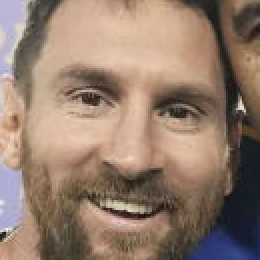
#> input picture dataset/cropped/lionel messie/lionel messi1.png, 130 x 130 px, found by its file name (shown 2 times larger); its folder holds only this picture in this run
$ python trainer.py
#> lines starting #> are read from the running program, lines starting #| are printed output that depends on the picture
import os
import cv2
import numpy as np
import json
import joblib
import pywt
from sklearn.svm import SVC
from sklearn.pipeline import Pipeline
from sklearn.preprocessing import StandardScaler
from sklearn.utils import shuffle
from collections import Counter

def w2d(img, mode='haar', level=1):
    imArray = cv2.cvtColor(img, cv2.COLOR_BGR2GRAY)
    imArray = np.float32(imArray) / 255.0
    coeffs = pywt.wavedec2(imArray, mode, level=level)
    coeffs_H = list(coeffs)
    coeffs_H[0] *= 0  # remove approximation
    imArray_H = pywt.waverec2(coeffs_H, mode)
    imArray_H = np.uint8(imArray_H * 255)
    return imArray_H

# Initialize data
X, y = [], []
class_dict = {}
dataset_path = "dataset/cropped"
class_id = 0

# Optional face detection setup (uncomment if needed)
# face_cascade = cv2.CascadeClassifier(cv2.data.haarcascades + "haarcascade_frontalface_default.xml")

print("📂 Preparing training data...")

for class_dir in os.listdir(dataset_path):
    class_path = os.path.join(dataset_path, class_dir)
    if not os.path.isdir(class_path):
        continue

    print(f"➡️ Processing class: {class_dir}")
    class_dict[class_dir] = class_id

    for file in os.listdir(class_path):
        img_path = os.path.join(class_path, file)
        img = cv2.imread(img_path)
#> img is the input picture: shape (130, 130, 3); mean B, G, R 109.1, 124.7, 147.6
        if img is None:
            print(f"⚠️ Failed to load image: {img_path}")
            continue

        try:
            # [7 lines of commented-out code are left out]

            if img.shape[2] != 3:
                print(f"⚠️ Skipping non-RGB image: {img_path}")
                continue

            scaled_raw_img = cv2.resize(img, (32, 32))
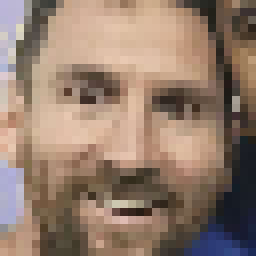
#> scaled_raw_img: shape (32, 32, 3) (shown 8 times larger); mean B, G, R 109, 124.6, 147.4
            img_har = w2d(img, 'db1', 5)
#> in w2d, `imArray = cv2.cvtColor(img, cv2.COLOR_BGR2GRAY)`:
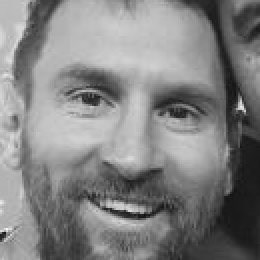
#> imArray: shape (130, 130) (shown 2 times larger); min 17, max 242, mean 129.8
#> in w2d, `coeffs = pywt.wavedec2(imArray, mode, level=level)`: coeffs = 6 items
#> in w2d, `imArray_H = pywt.waverec2(coeffs_H, mode)`:
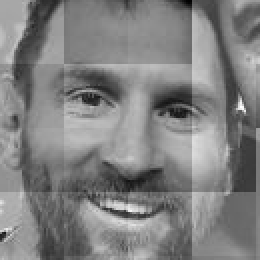
#> imArray_H: shape (130, 130) float32 (shown 2 times larger); min -0.529, max 0.518, mean 7.34e-10; drawn with min black and max white
#> in w2d, `imArray_H = np.uint8(imArray_H * 255)`:
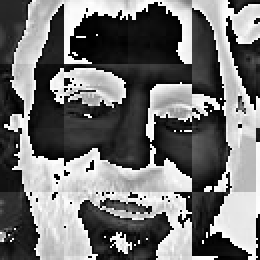
#> imArray_H: shape (130, 130) (shown 2 times larger); min 0, max 255, mean 114.5
            scaled_img_har = cv2.resize(img_har, (32, 32))
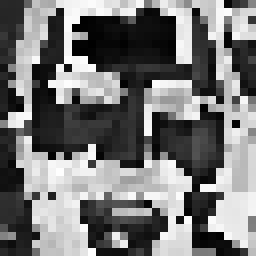
#> scaled_img_har: shape (32, 32) (shown 8 times larger); min 0, max 254, mean 117.5

            combined_img = np.vstack((
                scaled_raw_img.reshape(32 * 32 * 3, 1),
                scaled_img_har.reshape(32 * 32, 1)
            ))
#> combined_img = 4096 values, max 254 at index 3304, min 0 at index 3177, mean 124.6
            X.append(combined_img.flatten())
            y.append(class_id)
        except Exception as e:
            print(f"❌ Error processing {img_path}: {e}")
            continue

    class_id += 1
#> pass 2 of the loop `for class_dir in os.listdir(dataset_path):`:
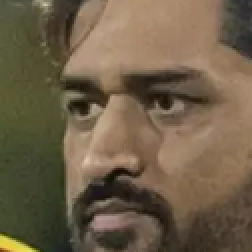
#> input picture dataset/cropped/ms dhoni/ms dhoni1.png, 126 x 126 px, found by its file name (shown 2 times larger)
#> img is the input picture: shape (126, 126, 3); mean B, G, R 71.8, 94.7, 110.3
#> in w2d (call 2), `imArray_H = pywt.waverec2(coeffs_H, mode)`:
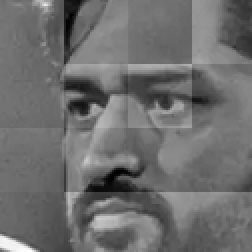
#> imArray_H: shape (126, 126) float32 (shown 2 times larger); min -0.408, max 0.536, mean 0.000158; drawn with min black and max white
#> `scaled_img_har = cv2.resize(img_har, (32, 32))`:
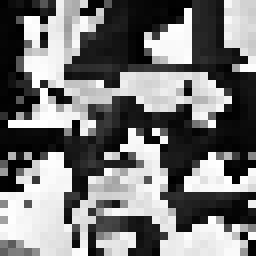
#> scaled_img_har: shape (32, 32) (shown 8 times larger); min 0, max 255, mean 119.7
#> combined_img = 4096 values, max 255 at index 3139, min 0 at index 3108, mean 99.03

if not X:
    raise Exception("❌ No training data found. Check if your dataset is in 'dataset/cropped/' and contains valid images.")

# Save class dictionary
with open("class_dictionary.json", "w") as f:
    json.dump(class_dict, f)

# Convert and shuffle
X = np.array(X)
y = np.array(y)
X, y = shuffle(X, y, random_state=42)
#> y = [1, 0]

# Show class distribution
print("📊 Class distribution:", Counter(y))
#| 📊 Class distribution: Counter({1: 1, 0: 1})

# Train and save model
print("🧠 Training model...")
model = Pipeline([
    ('scaler', StandardScaler()),
    ('svc', SVC(kernel='linear', probability=True))
])
model.fit(X, y)

joblib.dump(model, "saved_model.pkl", compress=3)

print(f"✅ Training complete. Trained on {len(X)} samples across {len(class_dict)} classes.")
#| ✅ Training complete. Trained on 2 samples across 2 classes.
print("📁 Model saved to 'saved_model.pkl'")
print("📁 Class dictionary saved to 'class_dictionary.json'")
